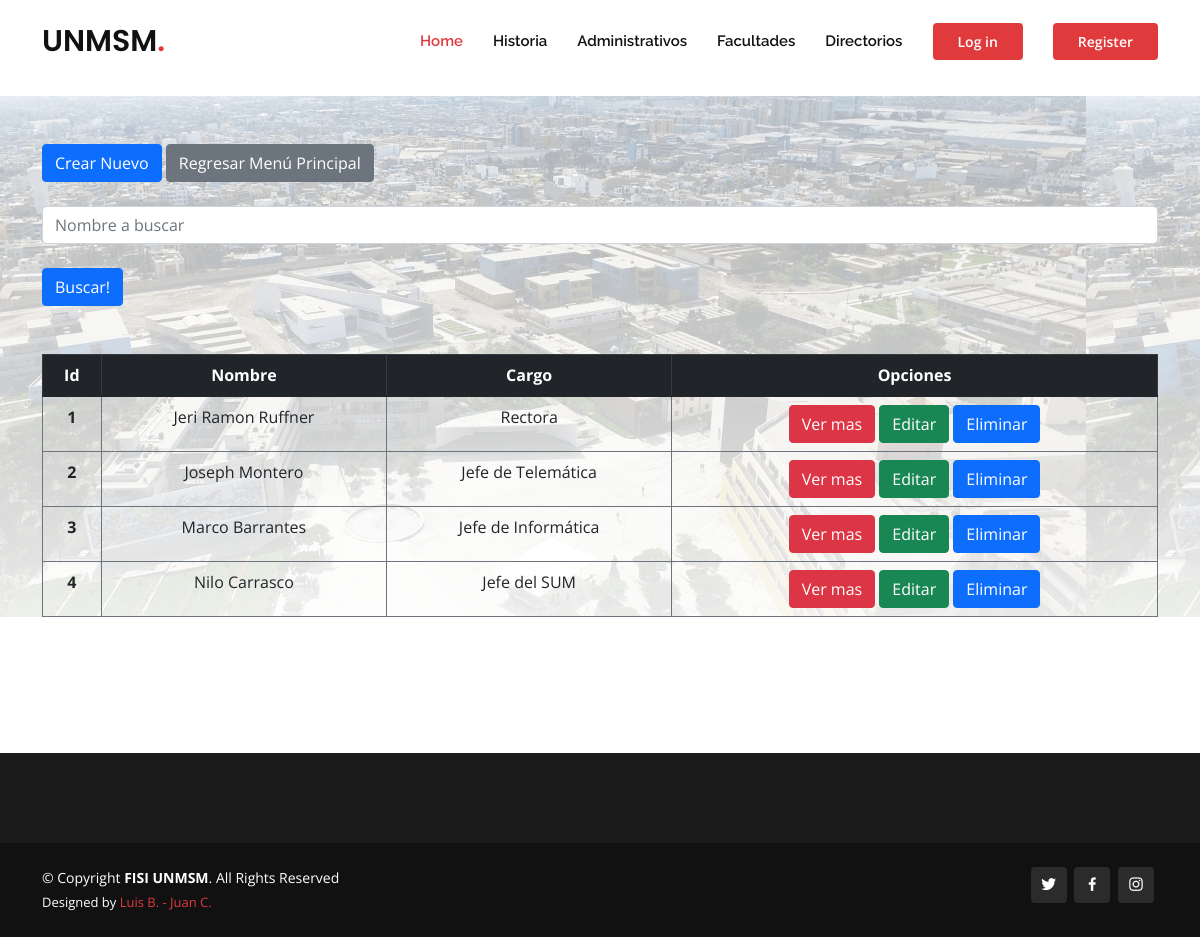
The app's page /administrativos.html, older data.
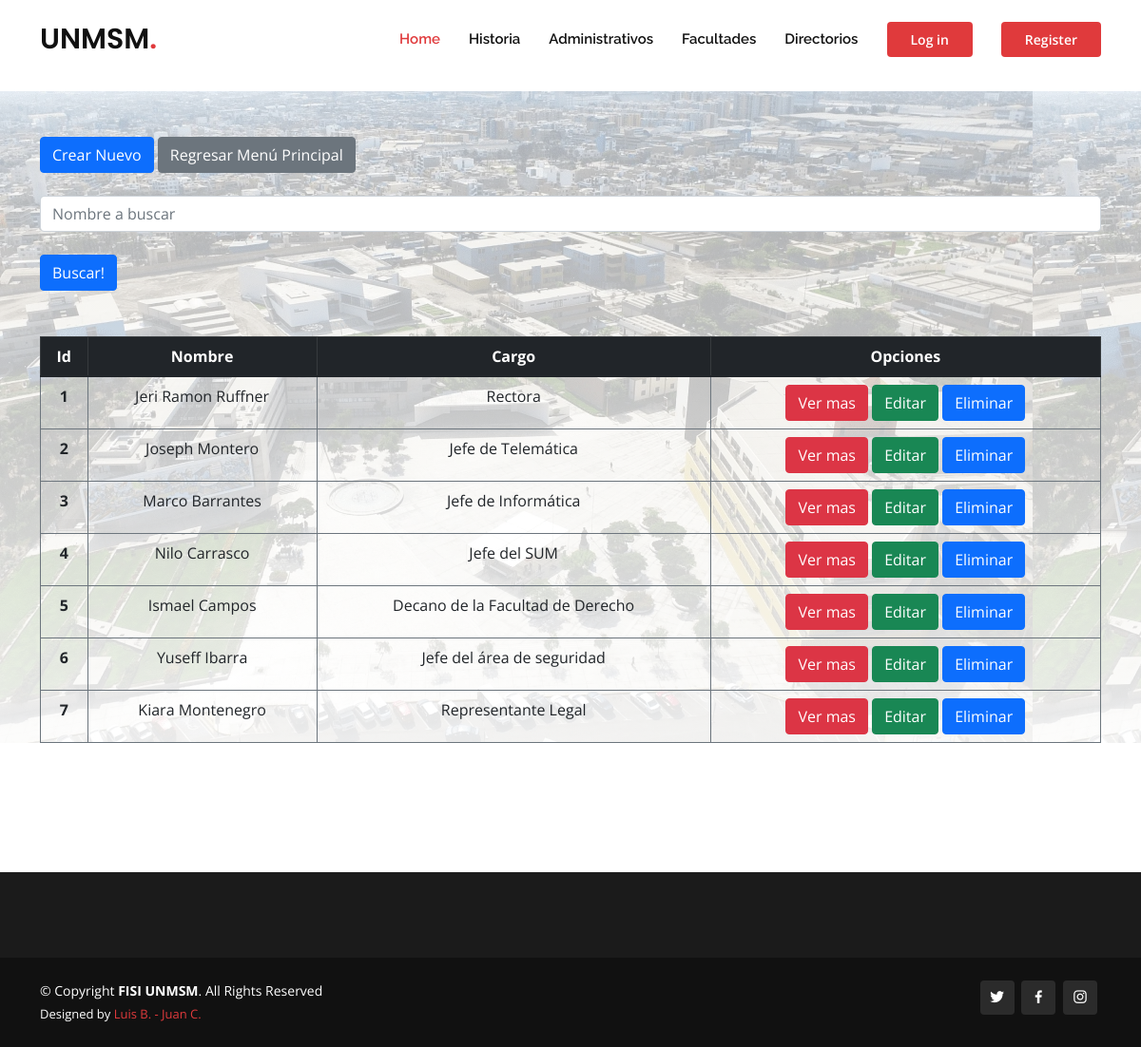
The same page, newer data.
### sanmarcosapp/models.py (models this page shows)
class Administrativos(models.Model):
    nombre = models.CharField(max_length=250)
    cargo = models.CharField(max_length=250)

### sanmarcosapp/views.py (the view)
# urls.py: path('administrativos.html', views.administrativos),
def administrativos(request):
    administrativos = Administrativos.objects.all()
    diccionario = {
        'administrativos': administrativos
    }
    return render(request, "sanmarcosapp/administrativos.html", diccionario)

### sanmarcosapp/templates/sanmarcosapp/administrativos.html
{% extends 'sanmarcosapp/index.html' %} {% load static %} {% block content %}
<br />
<br />
<br />
<br />
<div
  class="jumbotron bg-cover"
  style="background-image: linear-gradient(to bottom, rgba(255, 255, 255, 0.6) 0%, rgba(255, 255, 255, 0.9) 100%), url('../static/assets/img/bannerhome.webp')">
  <div class="container">
    <a href="alta_administrativos.html" class="btn btn-primary mt-5">Crear Nuevo</a>
    <a class="btn btn-secondary mt-5" href="/index.html">Regresar Menú Principal</a>
    <form action="/buscar_administrativos/" method="GET">
      <br />
      <input type="text" name="nom" class="form-control" placeholder="Nombre a buscar" />
      <br />
      <input class="btn btn-primary" type="submit" value="Buscar!" />
    </form>
    <table class="table table-bordered mt-5 border-secondary text-center">
      <thead class="table-dark">
        <tr>
          <th>Id</th>
          <th>Nombre</th>
          <th>Cargo</th>
          <th>Opciones</th>
        </tr>
      </thead>
      <tbody>
        {% for administrativo in administrativos %}
        <tr>
          <th>{{ administrativo.id }}</th>
          <td>{{ administrativo.nombre }}</td>
          <td>{{ administrativo.cargo }}</td>
          <td>
            {% if user.is_authenticated %}
            <a href="detalles_administrativos_{{ administrativo.id }}" class="btn btn-danger">Ver mas</a>
            <a href="editar_administrativo/{{administrativo.id}}" class="btn btn-success">Editar</a>
            <a href="eliminar_administrativo_{{ administrativo.id }}" class="btn btn-primary">Eliminar</a>
            {% else %}
            <a class="btn btn-danger">Ver mas</a>
            <a class="btn btn-success">Editar</a>
            <a class="btn btn-primary">Eliminar</a>
            {% endif %}
          </td>
        </tr>
        {% endfor %}
      </tbody>
    </table>
  </div>
</div>
<br />
<br />
<br />
<br />
<br />
{% endblock %}

Row changes from the older to the newer data that the page shows:
added Administrativos: id "5", nombre "Ismael Campos", cargo "Decano de la Facultad de Derecho"
added Administrativos: id "6", nombre "Yuseff Ibarra", cargo "Jefe del área de seguridad"
added Administrativos: id "7", nombre "Kiara Montenegro", cargo "Representante Legal"
